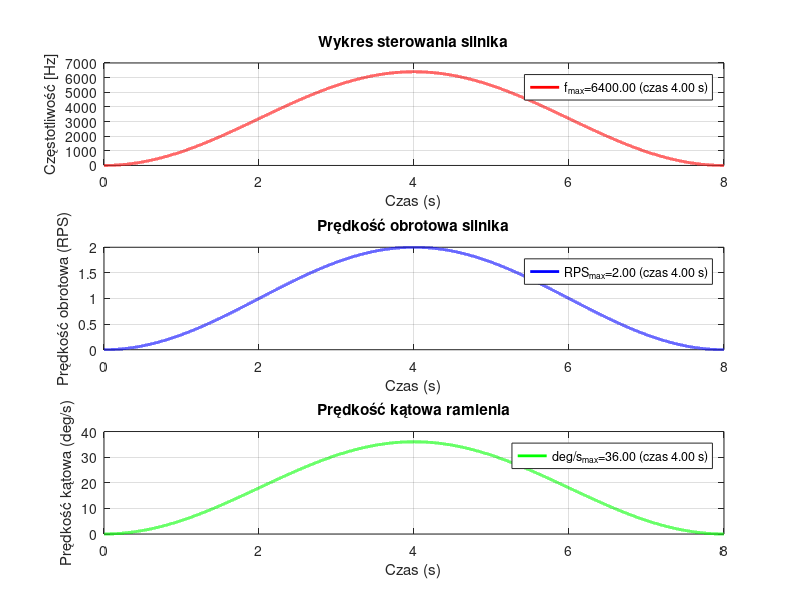
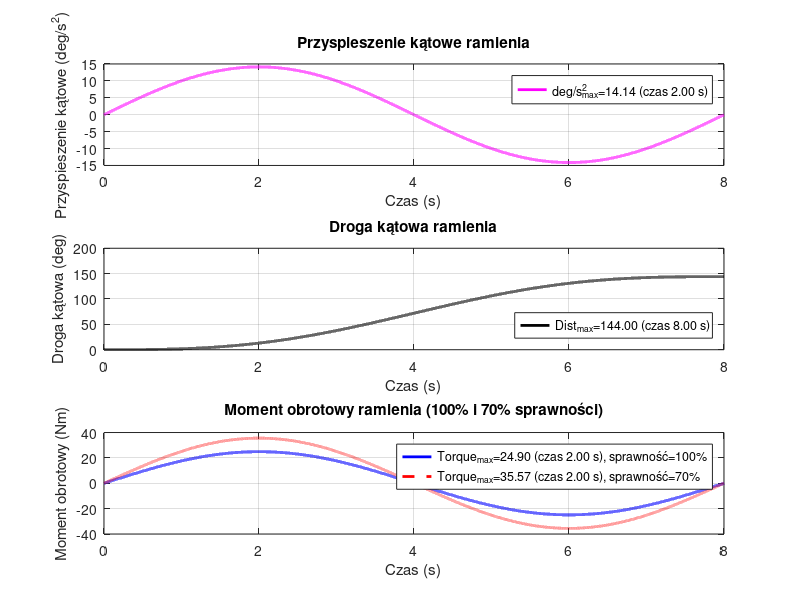

These figures' MATLAB source, in order:
function Q1_analiza_wstepna()
    % Q1_analiza_wstepna - Analizuje charakterystyki silnika i ramienia
    % Parametry na stałe:
    A = 6400; % Maksymalna wartość funkcji (m/s)
    T = 8;   % Całkowity czas analizy (s)

    % Częstotliwość próbkowania i czas próbkowania
    fs = A;                    % Częstotliwość próbkowania (Hz)
    dt = 1 / fs;               % Krok próbkowania (s)
    x = 0:dt:T;                % Zakres czasu z częstotliwością próbkowania
    y = A * sin((pi / T) * x).^2; % Obliczenie A * sin^2((pi/T) * x)

    % Okno dialogowe do wprowadzania masy obciążenia
    valid_mass = false; % Flaga walidacji masy
    while ~valid_mass
        prompt = {'Wprowadź masę obciążenia (kg):'};
        dlgtitle = 'Masa obciążenia';
        dims = [1 50];
        default_mass = {'100'};
        user_input = inputdlg(prompt, dlgtitle, dims, default_mass);

        % Przekształcenie danych wejściowych na liczbę
        mass_1 = str2double(user_input);

        % Walidacja masy (zakres 0-100 kg)
        if mass_1 >= 0 && mass_1 <= 100
            valid_mass = true; % Masa jest poprawna
        else
            errordlg('Masa musi być w zakresie 0-100 kg. Spróbuj ponownie.', 'Błąd masy');
        end
    end

    % Pozostałe masy i odległości od osi obrotu (w mm)
    masses = [mass_1, 21, 2.55, 6.25];       % Mas (kg) z wprowadzaną masą 1
    distances_mm = [930.85, 531, 1069, 930.85]; % Odległości (mm)
    distances_m = distances_mm / 1000;       % Konwersja na metry

    % Obliczanie momentu bezwładności
    I = sum(masses .* (distances_m.^2));    % Całkowity moment bezwładności (kg·m²)

    % Obliczanie prędkości obrotowej (RPS) dla silnika i deg/s dla ramienia
    rps_silnik = y / 3200;               % Prędkość obrotowa silnika w obrotach na sekundę (RPS)
    rps_ramie = rps_silnik / 20;         % Prędkość obrotowa ramienia w obrotach na sekundę (RPS)
    deg_per_s_ramie = rps_ramie * 360;   % Prędkość kątowa ramienia w stopniach na sekundę

    % Poprawne obliczanie przyspieszenia kątowego (pochodna deg/s względem czasu)
    angular_acceleration_deg = diff(deg_per_s_ramie) / dt; % Przyspieszenie kątowe w deg/s^2
    angular_acceleration_rad = angular_acceleration_deg * (pi / 180); % Przyspieszenie w rad/s^2
    x_accel = x(1:end-1); % Dopasowanie długości wektora czasu do pochodnej

    % Obliczanie momentu obrotowego
    torque = I * angular_acceleration_rad; % Moment obrotowy (Nm)
    torque_70 = torque * (10 / 7); % Moment obrotowy przy sprawności 70%

    % Obliczanie drogi kątowej
    angular_distance_deg = cumtrapz(x, deg_per_s_ramie); % Droga kątowa w stopniach

    % --- Rysowanie pierwszego okna z trzema wykresami ---
    figure;

    % Wykres 1: Częstotliwość sterowania
    subplot(3, 1, 1);
    plot(x, y, 'r', 'LineWidth', 2);
    [max_y, idx_y] = max(y);
    xlabel('Czas (s)');
    ylabel('Częstotliwość [Hz]');
    title('Wykres sterowania silnika');
    grid on;
    legend(sprintf('f_{max}=%.2f (czas %.2f s)', max_y, x(idx_y)));

    % Wykres 2: RPS dla silnika
    subplot(3, 1, 2);
    plot(x, rps_silnik, 'b', 'LineWidth', 2);
    [max_rps, idx_rps] = max(rps_silnik);
    xlabel('Czas (s)');
    ylabel('Prędkość obrotowa (RPS)');
    title('Prędkość obrotowa silnika');
    grid on;
    legend(sprintf('RPS_{max}=%.2f (czas %.2f s)', max_rps, x(idx_rps)));

    % Wykres 3: deg/s dla ramienia
    subplot(3, 1, 3);
    plot(x, deg_per_s_ramie, 'g', 'LineWidth', 2);
    [max_deg, idx_deg] = max(deg_per_s_ramie);
    xlabel('Czas (s)');
    ylabel('Prędkość kątowa (deg/s)');
    title('Prędkość kątowa ramienia');
    grid on;
    legend(sprintf('deg/s_{max}=%.2f (czas %.2f s)', max_deg, x(idx_deg)));

    % --- Rysowanie drugiego okna z trzema wykresami ---
    figure;

    % Wykres 4: Przyspieszenie kątowe (deg/s^2)
    subplot(3, 1, 1);
    plot(x_accel, angular_acceleration_deg, 'm', 'LineWidth', 2);
    [max_acc, idx_acc] = max(angular_acceleration_deg);
    xlabel('Czas (s)');
    ylabel('Przyspieszenie kątowe (deg/s^2)');
    title('Przyspieszenie kątowe ramienia');
    grid on;
    legend(sprintf('deg/s^2_{max}=%.2f (czas %.2f s)', max_acc, x_accel(idx_acc)));

    % Wykres 5: Droga kątowa (deg)
    subplot(3, 1, 2);
    plot(x, angular_distance_deg, 'k', 'LineWidth', 2);
    [max_dist, idx_dist] = max(angular_distance_deg);
    xlabel('Czas (s)');
    ylabel('Droga kątowa (deg)');
    title('Droga kątowa ramienia');
    grid on;
    legend(sprintf('Dist_{max}=%.2f (czas %.2f s)', max_dist, x(idx_dist)), 'Location', 'southeast');

    % Wykres 6: Moment obrotowy (100% i 70%)
    subplot(3, 1, 3);
    plot(x_accel, torque, 'b', 'LineWidth', 2); % Linia ciągła dla sprawności 100%
    hold on;
    plot(x_accel, torque_70, '--r', 'LineWidth', 2); % Linia przerywana dla sprawności 70%
    [max_torque, idx_torque] = max(torque);
    [max_torque_70, idx_torque_70] = max(torque_70);
    xlabel('Czas (s)');
    ylabel('Moment obrotowy (Nm)');
    title('Moment obrotowy ramienia (100% i 70% sprawności)');
    grid on;
    legend(...
        sprintf('Torque_{max}=%.2f (czas %.2f s), sprawność=100%%', max_torque, x_accel(idx_torque)), ...
        sprintf('Torque_{max}=%.2f (czas %.2f s), sprawność=70%%', max_torque_70, x_accel(idx_torque_70)) ...
    );
end
